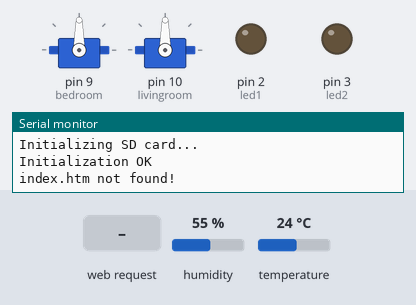
Bench run of a sketch on a simulated Arduino Uno, built with avr-gcc and run on an emulated ATmega328P. Parts: 2 × servo, output pins drawn as LEDs (lit = HIGH), the last lines printed to the serial monitor. The inputs (shaded band) are chosen by the test bench; at power-on: humidity 55 %, temperature 24 °C. Storage starts empty.

Above: at 1.2 s.
1.3 s: HTTP request GET /led1ON received
At 2.1 s:
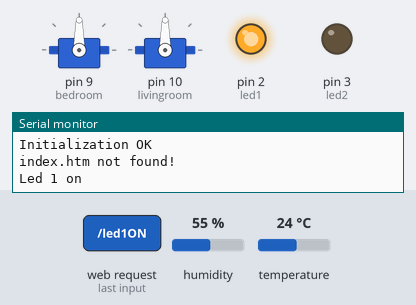
2.8 s: HTTP request GET /bedroomOpen received
At 3.5 s:
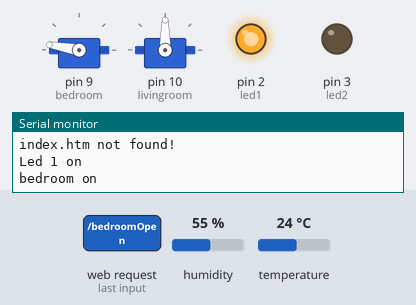
4.3 s: HTTP request GET /led1OFF received
At 4.9 s:
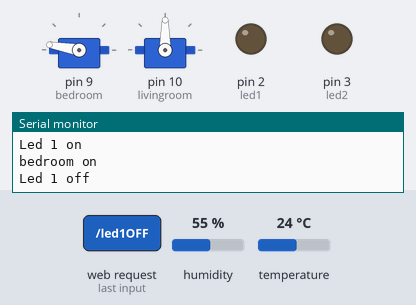
5.8 s: HTTP request GET /led2ON received
At 6.7 s:
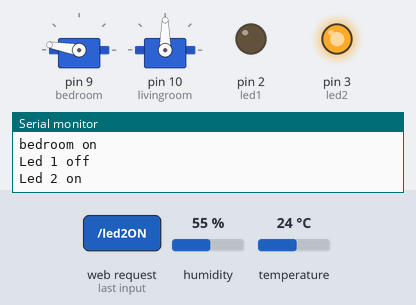
7.3 s: HTTP request GET /bedroomHalf received
At 8.1 s:
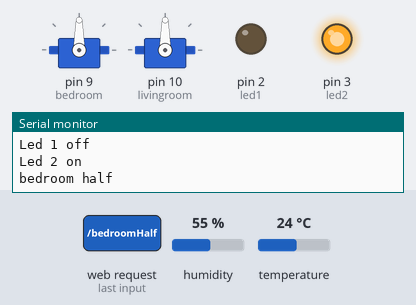
8.8 s: HTTP request GET /led2OFF received
At 9.6 s:
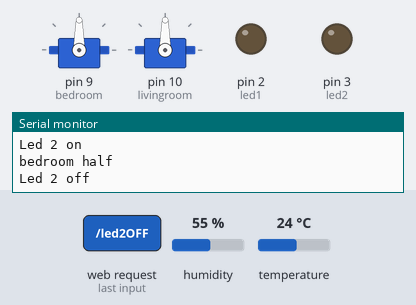
Timing chart, 0 to 11.3 s (numbered marks = the images above; inputs shaded):
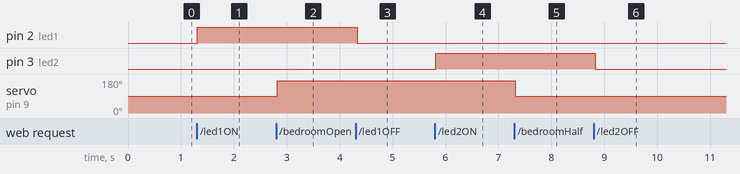

The sketch:

smartHouseProject.ino
```cpp
#include <SPI.h>
#include <Ethernet.h>
#include <SD.h>
#include <dht.h>
#include <Servo.h>
//------------------------------------------------
dht DHT;
#define DHT11_PIN 7

File HMTL_file;
Servo bedroom;
Servo livingroom;

int led1 = 2;
int led2 = 3;
//------------------------------------------------
byte mac[] = {0x90, 0xA2, 0xDA, 0x00, 0x4A, 0xE0};
IPAddress ip(192, 168, 1, 177);
EthernetServer server(80);
//==================================================================================
void setup()
{
  Serial.begin(9600);

  pinMode(led1, OUTPUT);
  pinMode(led2, OUTPUT);

  bedroom.attach(9);
  livingroom.attach(10);

  //-----------------------------------------------------
  Serial.println(F("Initializing SD card..."));
  if(!SD.begin(4))
  {
    Serial.println(F("Initialization failed!")); return;
  }
  Serial.println(F("Initialization OK"));
  //-----------------------------------------------------
  if(!SD.exists("index.htm"))
  {
    Serial.println(F("index.htm not found!")); return;
  }
  Serial.println(F("index.htm found"));
  //-----------------------------------------------------
  Ethernet.begin(mac, ip);
  server.begin();
  Serial.print(F("Server Started...\nLocal IP: "));
  Serial.println(Ethernet.localIP());
}
//==================================================================================
void loop()
{
  String HTTP_req;
  int chk = DHT.read11(DHT11_PIN);
  EthernetClient client = server.available();
  //---------------------------------------------------------------------------
  if(client)
  {
    boolean currentLineIsBlank = true;
    while (client.connected())
    {
      if(client.available())
      {
        char c = client.read();
        HTTP_req += c;
        if(c == '\n' && currentLineIsBlank)
        {
          client.println("HTTP/1.1 200 OK\n\rContent-Type: text/html\n\r\n\r");
          //-------------------------------------------------------------------
          if(HTTP_req.indexOf("readTemp")>-1)
          {
            client.println(DHT.temperature);
            client.println("°C");

          }
          else if(HTTP_req.indexOf("readHum")>-1){
            client.println(int(DHT.humidity));
            client.println("&nbsp;%");
          }
          else if(HTTP_req.indexOf("led1ON")>-1){
            Serial.println("Led 1 on");
            digitalWrite(led1, HIGH);
          }
          else if(HTTP_req.indexOf("led1OFF")>-1){
            Serial.println("Led 1 off");
            digitalWrite(led1, LOW);
          }
          else if(HTTP_req.indexOf("led2ON")>-1){
            Serial.println("Led 2 on");
            digitalWrite(led2, HIGH);
          }
          else if(HTTP_req.indexOf("led2OFF")>-1){
            Serial.println("Led 2 off");
            digitalWrite(led2, LOW);
          }
          else if(HTTP_req.indexOf("bedroomOpen")>-1){
            Serial.println("bedroom on");
            bedroom.write(170);

          }
          else if(HTTP_req.indexOf("bedroomHalf")>-1){
            Serial.println("bedroom half");
            bedroom.write(90);

          }
          else if(HTTP_req.indexOf("bedroomClose")>-1){
            Serial.println("bedroom Close");
            bedroom.write(10);

          }
          else if(HTTP_req.indexOf("livingroomOpen")>-1){
            Serial.println("livingroom on");
            livingroom.write(170);

          }
          else if(HTTP_req.indexOf("livingroomHalf")>-1){
            Serial.println("livingroom Half");
            livingroom.write(90);

          }
          else if(HTTP_req.indexOf("livingroomClose")>-1){
            Serial.println("livingroom Close");
            livingroom.write(10);

          }
          else
          {
            HMTL_file = SD.open("index.htm");
            if(HMTL_file)
            {
              while(HMTL_file.available()) client.write(HMTL_file.read());
              HMTL_file.close();
            }
          }
          //-------------------------------------------------------------------
          //HTTP_req = "";
          break;
        }
        //---------------------------------------------------------------------
        if(c == '\n') currentLineIsBlank = true;
        else if(c != '\r') currentLineIsBlank = false;
      }
    }
    delay(10);
    client.stop();
  }
}
```

Measured:
- after the input at 1.3 s, pin 2 (led1): LOW → HIGH at once
- after the input at 2.8 s, servo on pin 9 (bedroom): 90° → 170° at once
- after the input at 4.3 s, pin 2 (led1): HIGH → LOW at once
- after the input at 5.8 s, pin 3 (led2): LOW → HIGH at once
- after the input at 7.3 s, servo on pin 9 (bedroom): 170° → 90° at once
- after the input at 8.8 s, pin 3 (led2): HIGH → LOW at once
